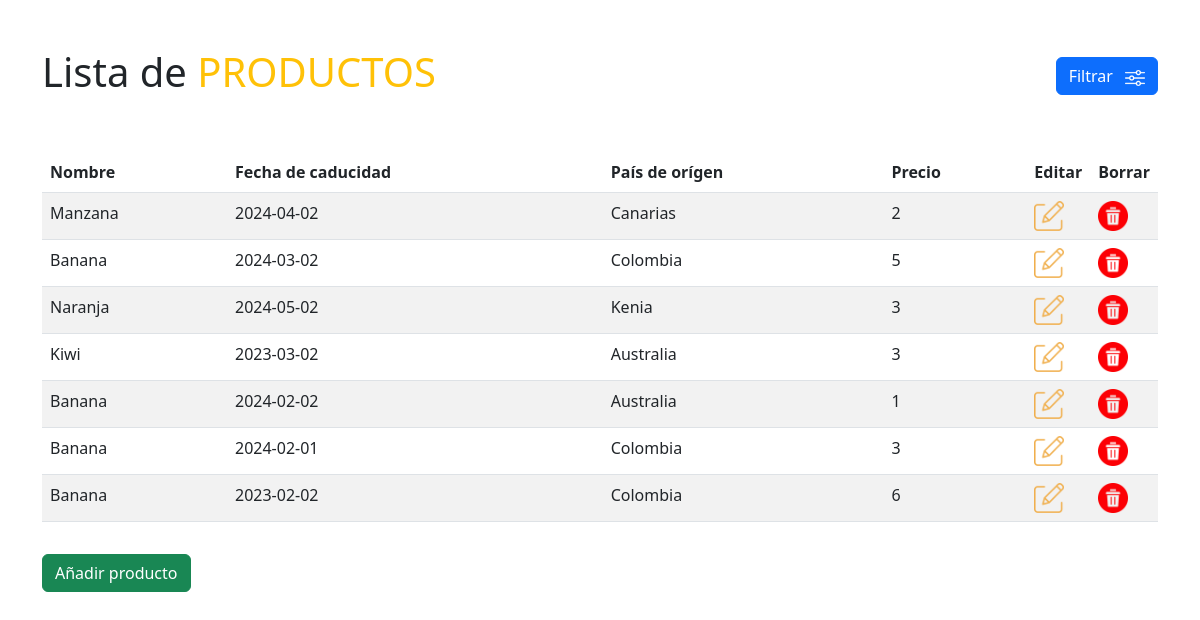
Page /Productos/project/view/products.php on the committed database.
### tables this page shows
CREATE TABLE `producto` (
  `id` int(5) NOT NULL,
  `Nombre` varchar(50) NOT NULL,
  `Caducidad` date NOT NULL,
  `Pais` varchar(100) NOT NULL,
  `Precio` decimal(5,0) NOT NULL
);

### Productos/project/view/products.php (the view, shortened to what this page needs)
<?php
    require_once("../controller/controlador.php");
    $conn = $conexion->conectar();
?>
<!DOCTYPE html>
<html lang="en">
<head>
    <link rel="stylesheet" href="../../css/style.css">
    <link href="https://cdn.jsdelivr.net/npm/bootstrap@5.2.1/dist/css/bootstrap.min.css" rel="stylesheet">
</head>
<body>
    <section class="container pt-5" id="listaProductos">
        <header>
            <h1>Lista de <span class="text-warning">PRODUCTOS</span></h1>
            <button id="btnFiltrar" type="button" class="btn btn-primary">Filtrar <img src="../../img/filtrar.png" class="ms-2" width="20px"></button>
        </header>
        <table class="table table-striped mt-5">
            <thead class="thead-dark">
                <tr>
                    <th scope="col">Nombre</th>
                    <th scope="col">Fecha de caducidad</th>
                    <th scope="col">País de orígen</th>
                    <th scope="col">Precio</th>
                    <th scope="col">Editar</th>
                    <th scopr="col">Borrar</th>
                </tr>
            </thead>
            <tbody>
                <?php
                    $sql = null;
                    if(!empty($_GET['nombreFiltrar']) && !empty($_GET['desdeCaducidadFiltrar']) && !empty($_GET['hastaCaducidadFiltrar']) && ($_GET['paisFiltrar'] != 'Todos') && (!empty($_GET['desdePrecioFiltrar']) || $_GET['desdePrecioFiltrar'] == 0) && !empty($_GET['hastaPrecioFiltrar'])){
                        $nombre = $_GET['nombreFiltrar'];
                        $hastaCaducidad = $_GET['desdeCaducidadFiltrar'];
                        $desdeCaducidad = $_GET['hastaCaducidadFiltrar'];
                        $pais = $_GET['paisFiltrar'];
                        $desdePrecio = $_GET['hastaPrecioFiltrar'];
                        $hastaPrecio = $_GET['desdePrecioFiltrar'];
                        $sql = "SELECT * FROM `producto` WHERE `nombre`= '". $nombre."' AND `caducidad` < '".$desdeCaducidad."'AND `caducidad` > '".$hastaCaducidad."'AND `pais` LIKE '".$pais."' AND `precio` < ".$desdePrecio." "." AND `precio` > ".$hastaPrecio."";
                    }else{
                        $sql = "SELECT * FROM `producto`";
                    }
                    $result = $conn->query($sql);
                    if ($result->num_rows > 0) {
                        while($row = $result->fetch_assoc()) {
                            echo '<tr scope="row">';
                            echo "<td>" . $row['Nombre'] . "</td>";
                            echo "<td>" . $row['Caducidad'] . "</td>";
                            echo "<td>" . $row['Pais'] . "</td>";
                            echo "<td>" . $row['Precio'] . "</td>";
                            echo '<td class="btn-td"><a href="index.php?id='.$row["id"].'&nombre='.$row['Nombre'].'&caducidad='.$row['Caducidad'].'&pais='.$row['Pais'].'&precio='.$row['Precio'].'"><img src="../../img/editar.png" width="30px"></a></td>';
                            echo '<td class="btn-td"><a href="products.php?id='.$row["id"].'&nombre='.$row['Nombre'].'"><img src="../../img/borrar.png" width="30px"><a></td>';
                            echo "</tr>";
                        }
                    } else {
                        echo "0 results";
                    }
                ?>
            </tbody>
        </table>
        <a class="btn btn-success mt-3" href="index.php">Añadir producto</a>
    </section>
</body>
</html>

### Productos/css/style.css (style rules this page uses)
.btn-td { width: 30px; }
#listaProductos header { display: flex; justify-content: space-between; align-items: center; }

### rows in the picture
producto: Nombre "Manzana", Caducidad "2024-04-02", Pais "Canarias", Precio "2"
producto: Nombre "Banana", Caducidad "2024-03-02", Pais "Colombia", Precio "5"
producto: Nombre "Naranja", Caducidad "2024-05-02", Pais "Kenia", Precio "3"
producto: Nombre "Kiwi", Caducidad "2023-03-02", Pais "Australia", Precio "3"
producto: Nombre "Banana", Caducidad "2024-02-02", Pais "Australia", Precio "1"
producto: Nombre "Banana", Caducidad "2024-02-01", Pais "Colombia", Precio "3"
producto: Nombre "Banana", Caducidad "2023-02-02", Pais "Colombia", Precio "6"
